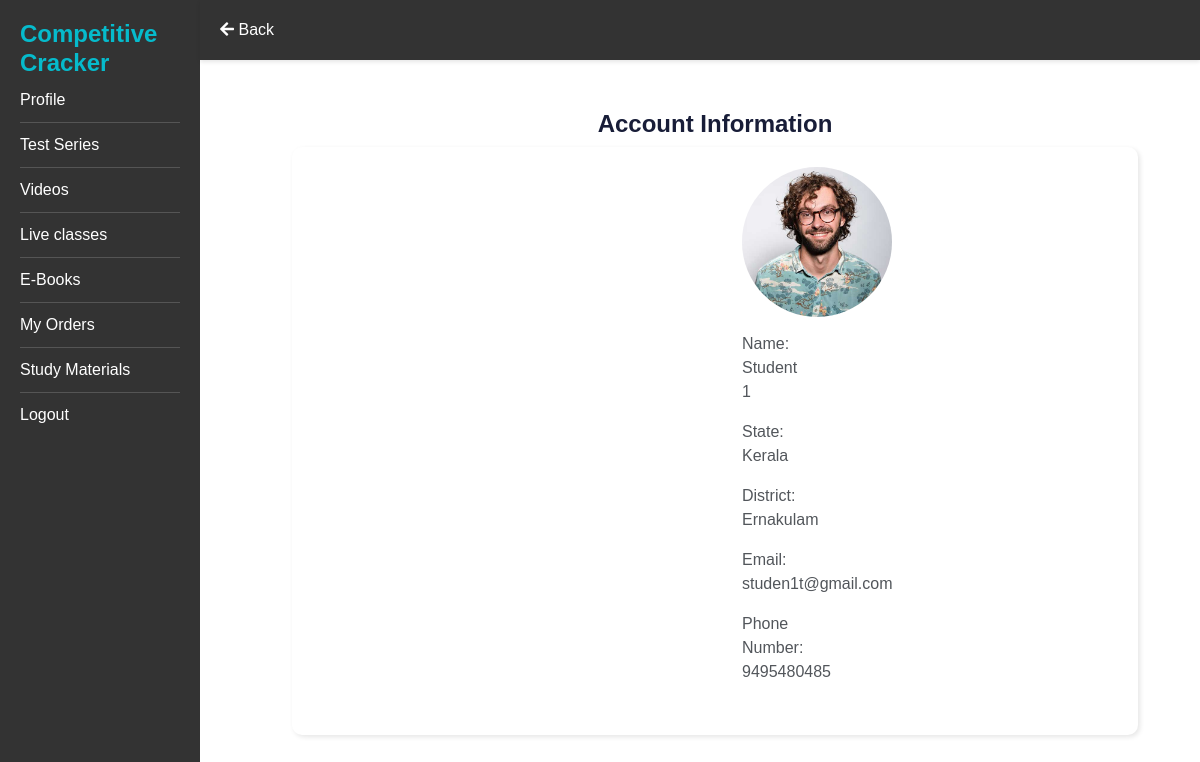
Screenshot of /MyProfile (signed in) with the database file from the repository.
### MyApp/models.py (models this page shows, shortened)
class Customers(models.Model):
    user = models.OneToOneField(User, on_delete = models.CASCADE, primary_key=True, related_name='Customer')
    First_Name = models.CharField(max_length = 20)
    Last_Name = models.CharField(max_length = 20)
    State = models.CharField(max_length = 20)
    District = models.CharField(max_length = 20)
    Email = models.EmailField(max_length = 30)
    Phone_Number = models.IntegerField()
    image=models.ImageField(upload_to='StudentImage')

### MyApp/views.py (the view)
# urls.py: path('MyProfile', views.MyProfile, name='MyProfile'),
def MyProfile(request):
    if request.user.is_authenticated:
        user_profile = Customers.objects.filter(user=request.user).first()
        if user_profile:
            context = {
                'first_name': user_profile.First_Name,
                'last_name': user_profile.Last_Name,
                'email': user_profile.Email,
                'phone_number': user_profile.Phone_Number,
                'district':user_profile.District,
                'state':user_profile.State,
                'image':user_profile.image,
            }
            return render(request, 'MyProfile.html', context)
    return render(request, 'MyProfile.html', {})

### templates/MyProfile.html (shortened to what this page needs)
<!DOCTYPE html>
{% load static %}
<html lang="en">
<head>
    <link href="https://cdnjs.cloudflare.com/ajax/libs/font-awesome/5.10.0/css/all.min.css" rel="stylesheet">
    <link href="https://cdn.jsdelivr.net/npm/bootstrap-icons@1.4.1/font/bootstrap-icons.css" rel="stylesheet">
    <link href="{% static 'lib/animate/animate.min.css' %}" rel="stylesheet">
    <link href="{% static 'lib/owlcarousel/assets/owl.carousel.min.css' %}" rel="stylesheet">
    <link href="{% static 'css/bootstrap.min.css' %}" rel="stylesheet">
    <link href="{% static 'css/coursedetails.css' %}" rel="stylesheet">
</head>
<body>
    <nav class="nav-bar">
        <ul>
            <li><a href="{% url 'all_courses' %}"><i class="fa fa-arrow-left"></i> Back</a></li>
        </ul>
    </nav>
    <div class="container">
        <div class="sidebar">
            <a href="{% url 'Home' %}" class="logo-link">
                <h2 class="logo-text m-0 text-primary">Competitive Cracker</h2>
            </a>
            <ul>
                <li class="active"><a href="{% url 'MyProfile' %}">Profile</a></li>
                <li><a href="{% url 'test_series' %}">Test Series</a></li>
                <li><a href="{% url 'user_videos' %}">Videos</a></li>
                <li><a href="{% url 'live_classes' %}">Live classes</a></li>
                <li><a href="{% url 'e_books' %}">E-Books</a></li>
                <li><a href="{% url 'my_orders' %}">My Orders</a></li>
                <li><a href="{% url 'study_materials' %}">Study Materials</a></li>
                <li><a href="{% url 'logout_view' %}">Logout</a></li>
            </ul>
        </div>
        <div class="content-1">
            <h1>Account Information</h1>
            <div class="pro-content">
                <div class="profile-img">
                    <img src="{{ image.url }}">
                </div>
                <div class="profile">
                    <p>Name: {{ first_name }} {{ last_name }}</p>
                    <p>State: {{ state }}</p>
                    <p>District: {{ district }}</p>
                    <p>Email: {{ email }}</p>
                    <p>Phone Number: {{ phone_number }}</p>
                </div>
            </div>
        </div>
    </div>
</body>
</html>

### static/css/coursedetails.css (style rules this page uses)
body { background-color: rgba(255, 255, 255, 0.97); font-family: Arial, sans-serif; margin: 0; padding: 0; display: flex; }
.sidebar { position: fixed; top: 0; left: 0; height: 100vh; width: 200px; background-color: #333; color: white; padding: 20px; margin: 0; position: fixed; }
.sidebar h2 { margin: 0; padding: 0; }
.sidebar ul { list-style-type: none; padding: 0; margin: 0; }
.sidebar ul li { padding: 10px 0; border-bottom: 1px solid #555; }
.sidebar ul li:last-child { border-bottom: none; }
a { color: white; text-decoration: none; }
.logo-link { text-decoration: none; margin-bottom: 10px; }
.logo-text { font-size: 1.5rem; margin: 0; padding: 10px; padding-top: 10px; }
.nav-bar ul { list-style-type: none; padding: 0; margin: 0; display: flex; justify-content: space-between; align-items: center; width: 100%; }
.nav-bar ul li { display: inline; padding-right: 10px; }
.nav-bar a { color: white; text-decoration: none; }
.nav-bar { display: flex; justify-content: space-between; background-color: #333; color: white; padding: 10px 20px; box-shadow: 0 2px 4px rgba(0, 0, 0, 0.1); position: fixed; top: 0; left: 200px; width: calc(100% - 200px); z-index: 1000; height: 60px; }

### templates/MyProfile.html (style rules this page uses)
.content-1 { flex: 1; padding: 20px; margin-top: 90px; padding-left: 250px; height: 100%; }
.content-1 h1 { font-size: 1.5rem; font-weight: bold; text-align: center; }
.profile { padding-top: 15px; padding-bottom: 15px; padding-right: 450px; }
.pro-content { background-color: white; flex: 1; padding: 20px; box-sizing: border-box; box-shadow: 2px 2px 5px rgba(0, 0, 0, 0.1); border-radius: 10px; padding-left: 450px; text-align: center; }
.profile-img { align-items: center; justify-content: center; width: 150px; height: 150px; overflow: hidden; border-radius: 100px; }
.profile-img img { width: 100%; height: 100%; object-fit: cover; }

### rows the page displays
Customers: First_Name "Student", State "Kerala", District "Ernakulam", Email "studen1t@gmail.com"

### other values shown
{{ last_name }} "1"
{{ phone_number }} "9495480485"
